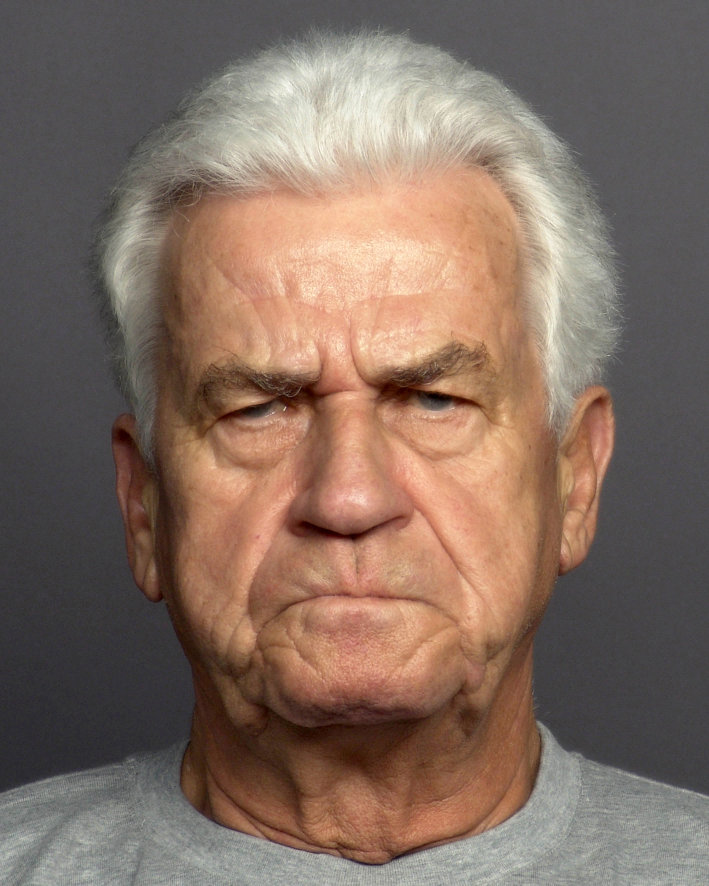
#> input picture src/Data/faces/FACES (publicly available datasets)/004_o_m_a_a.jpg, 2835 x 3543 px (shown at 1/4 size)
$ python -i face_utils.py   (imports and definitions only)
#> lines starting #> are read from the running program, lines starting #| are printed output that depends on the picture
import cv2
import numpy as np

# Load the OpenCV pre-trained face detector
face_cascade = cv2.CascadeClassifier(cv2.data.haarcascades + 'haarcascade_frontalface_default.xml')

def detect_and_crop_face_opencv(image_path, output_size=(224, 224)):
    """
    Detects the largest face in an image and returns a cropped and resized version.

    Args:
        image_path (str): Path to the input image.
        output_size (tuple): Desired output size (width, height).

    Returns:
        np.ndarray: Cropped and resized face image in RGB format, or None if no face is found.
    """
#> called with output_size = (224, 224)
    # Load the image in grayscale and color
    img_color = cv2.imread(image_path)
#> img_color is the input picture: shape (3543, 2835, 3); mean B, G, R 96.9, 109.2, 130.1
    img_gray = cv2.cvtColor(img_color, cv2.COLOR_BGR2GRAY)
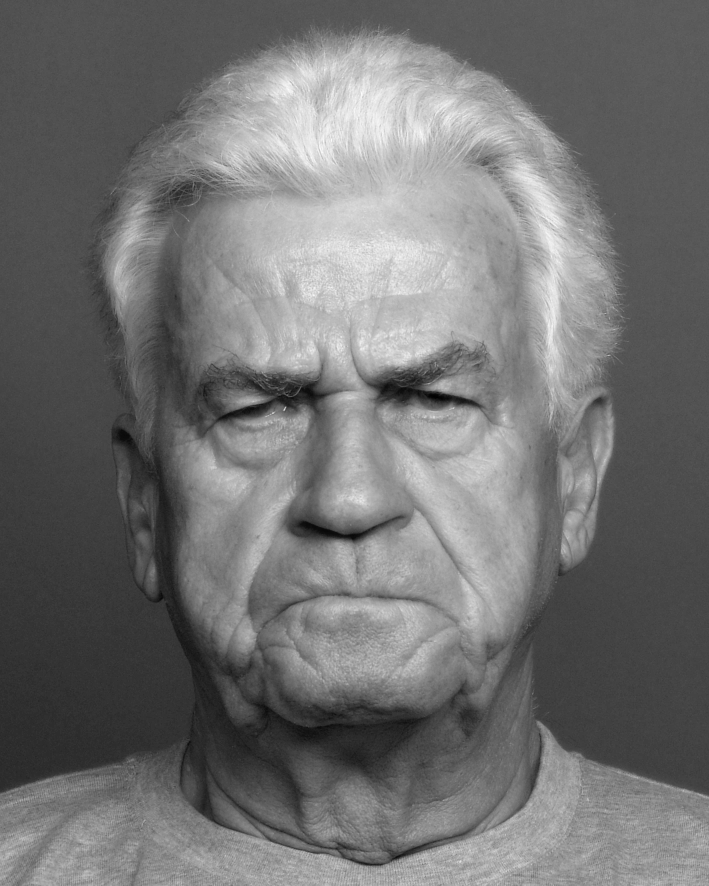
#> img_gray: shape (3543, 2835) (shown at 1/4 size); min 0, max 254, mean 114

    # Detect faces
    faces = face_cascade.detectMultiScale(img_gray, scaleFactor=1.1, minNeighbors=5)
#> faces = [[694, 200, 1360, 1360], [476, 890, 1834, 1834]]

    if len(faces) == 0:
        print("❌ No face detected.")
        return None

    # Pick the largest face (best guess for main face)
    x, y, w, h = sorted(faces, key=lambda f: f[2]*f[3], reverse=True)[0]
#> x = 476; y = 890; w = 1834; h = 1834
    face = img_color[y:y+h, x:x+w]
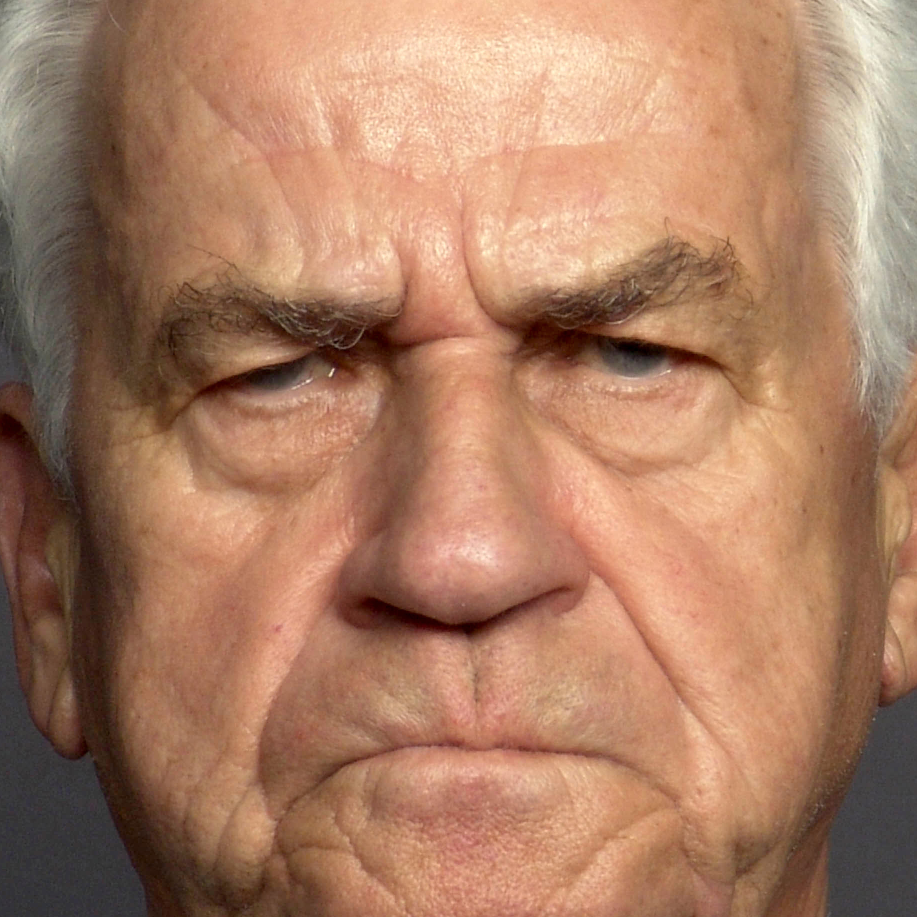
#> face: shape (1834, 1834, 3) (shown at 1/2 size); mean B, G, R 99.4, 125.4, 170

    # Resize and convert to RGB
    face = cv2.resize(face, output_size)
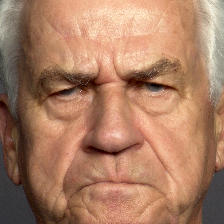
#> face: shape (224, 224, 3); mean B, G, R 99.3, 125.3, 169.8
    face_rgb = cv2.cvtColor(face, cv2.COLOR_BGR2RGB)

    return face_rgb

>>> result = detect_and_crop_face_opencv('Data/faces/FACES (publicly available datasets)/004_o_m_a_a.jpg')

$ run again, on src/Data/faces/FACES (publicly available datasets)/004_o_m_d_a.jpg
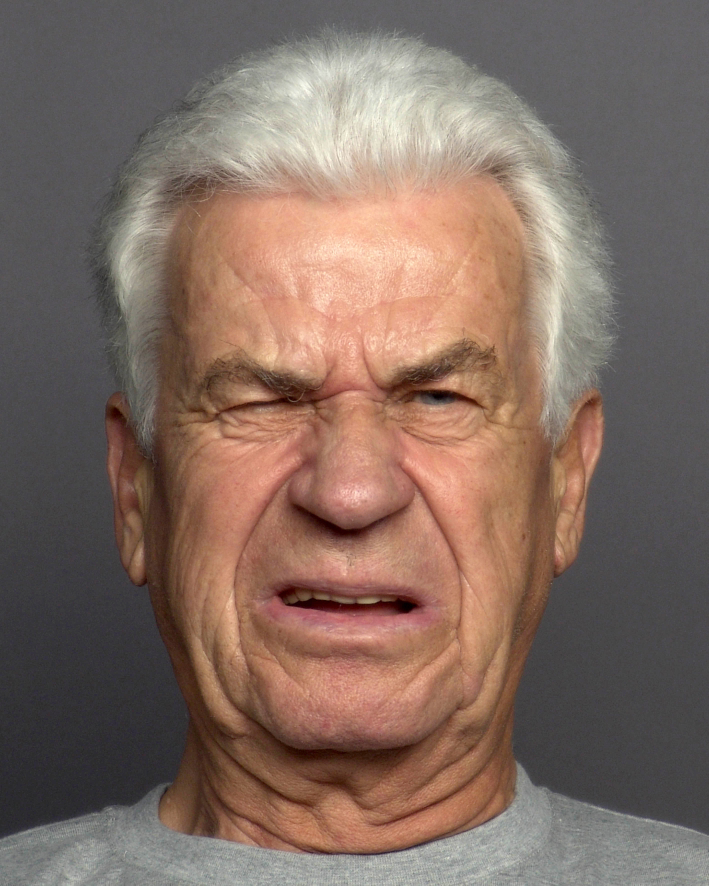
#> input picture src/Data/faces/FACES (publicly available datasets)/004_o_m_d_a.jpg, 2835 x 3543 px (shown at 1/4 size)
#> in detect_and_crop_face_opencv, img_color is the input picture: shape (3543, 2835, 3); mean B, G, R 97.3, 107.7, 129.1
#> in detect_and_crop_face_opencv, `img_gray = cv2.cvtColor(img_color, cv2.COLOR_BGR2GRAY)`:
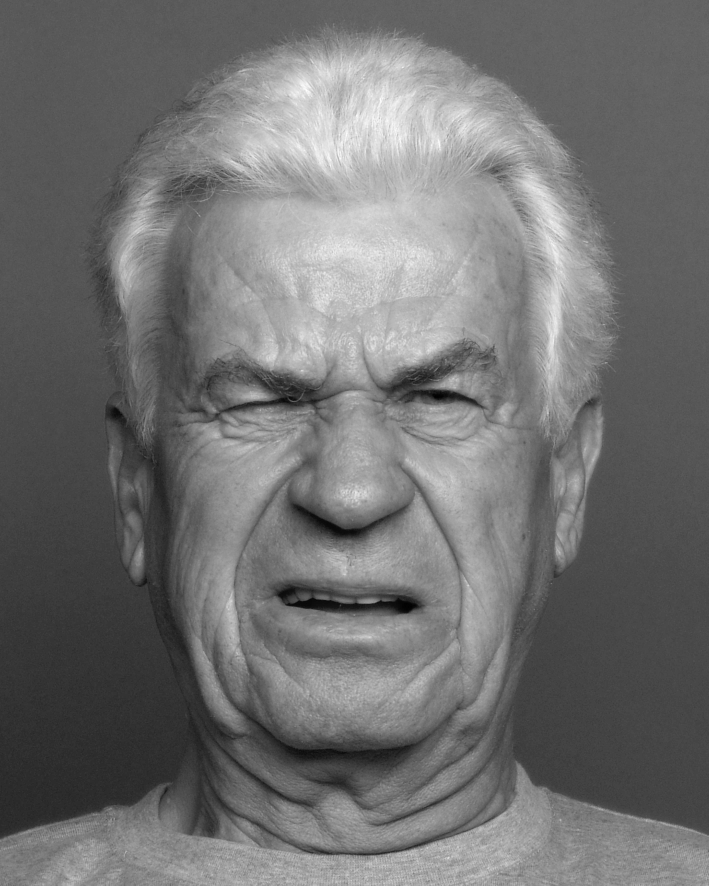
#> img_gray: shape (3543, 2835) (shown at 1/4 size); min 0, max 255, mean 112.9
#> faces = [[1272, 3166, 173, 173], [467, 870, 1863, 1863]]
#> x = 467; y = 870; w = 1863
#> in detect_and_crop_face_opencv, `face = cv2.resize(face, output_size)`:
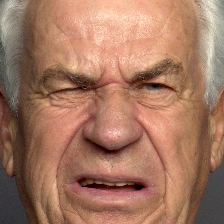
#> face: shape (224, 224, 3); mean B, G, R 97.2, 119, 164
